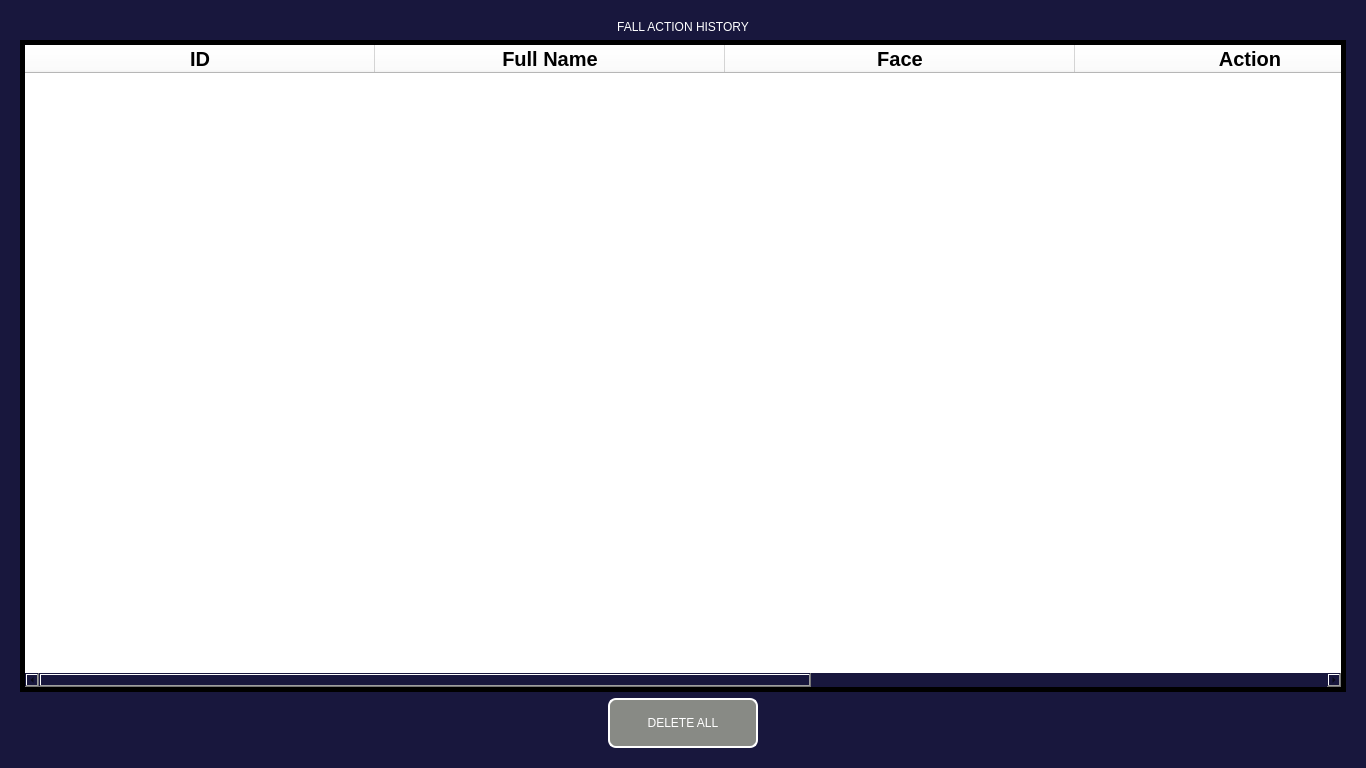
<?xml version="1.0" encoding="UTF-8"?>
<ui version="4.0">
 <class>Form</class>
 <widget class="QWidget" name="Form">
  <property name="windowModality">
   <enum>Qt::NonModal</enum>
  </property>
  <property name="geometry">
   <rect>
    <x>0</x>
    <y>0</y>
    <width>1366</width>
    <height>768</height>
   </rect>
  </property>
  <property name="minimumSize">
   <size>
    <width>1366</width>
    <height>768</height>
   </size>
  </property>
  <property name="maximumSize">
   <size>
    <width>1920</width>
    <height>1080</height>
   </size>
  </property>
  <property name="windowTitle">
   <string>Form</string>
  </property>
  <property name="styleSheet">
   <string notr="true">background-color: rgb(24, 23, 61)</string>
  </property>
  <layout class="QVBoxLayout" name="verticalLayout_2">
   <item>
    <widget class="QFrame" name="frame">
     <property name="sizePolicy">
      <sizepolicy hsizetype="Expanding" vsizetype="Expanding">
       <horstretch>0</horstretch>
       <verstretch>0</verstretch>
      </sizepolicy>
     </property>
     <property name="frameShape">
      <enum>QFrame::NoFrame</enum>
     </property>
     <property name="frameShadow">
      <enum>QFrame::Raised</enum>
     </property>
     <property name="lineWidth">
      <number>10</number>
     </property>
     <layout class="QVBoxLayout" name="verticalLayout">
      <item>
       <widget class="QLabel" name="label">
        <property name="styleSheet">
         <string notr="true">color: rgb(255, 255, 255);
font: 20pt &quot;Ubuntu&quot;;</string>
        </property>
        <property name="text">
         <string>FALL ACTION HISTORY</string>
        </property>
        <property name="alignment">
         <set>Qt::AlignCenter</set>
        </property>
       </widget>
      </item>
      <item>
       <widget class="QTableWidget" name="table_database">
        <property name="styleSheet">
         <string notr="true">background-color: rgb(255, 255, 255);
color: rgb(0, 0, 0);</string>
        </property>
        <property name="frameShape">
         <enum>QFrame::Box</enum>
        </property>
        <property name="frameShadow">
         <enum>QFrame::Plain</enum>
        </property>
        <property name="lineWidth">
         <number>5</number>
        </property>
        <property name="verticalScrollBarPolicy">
         <enum>Qt::ScrollBarAsNeeded</enum>
        </property>
        <property name="horizontalScrollBarPolicy">
         <enum>Qt::ScrollBarAsNeeded</enum>
        </property>
        <property name="sizeAdjustPolicy">
         <enum>QAbstractScrollArea::AdjustIgnored</enum>
        </property>
        <property name="autoScroll">
         <bool>true</bool>
        </property>
        <property name="autoScrollMargin">
         <number>16</number>
        </property>
        <property name="dragEnabled">
         <bool>false</bool>
        </property>
        <property name="dragDropOverwriteMode">
         <bool>true</bool>
        </property>
        <property name="alternatingRowColors">
         <bool>false</bool>
        </property>
        <property name="verticalScrollMode">
         <enum>QAbstractItemView::ScrollPerItem</enum>
        </property>
        <property name="gridStyle">
         <enum>Qt::SolidLine</enum>
        </property>
        <property name="sortingEnabled">
         <bool>false</bool>
        </property>
        <attribute name="horizontalHeaderVisible">
         <bool>true</bool>
        </attribute>
        <attribute name="horizontalHeaderCascadingSectionResizes">
         <bool>true</bool>
        </attribute>
        <attribute name="horizontalHeaderMinimumSectionSize">
         <number>80</number>
        </attribute>
        <attribute name="horizontalHeaderDefaultSectionSize">
         <number>350</number>
        </attribute>
        <attribute name="horizontalHeaderHighlightSections">
         <bool>true</bool>
        </attribute>
        <attribute name="horizontalHeaderShowSortIndicator" stdset="0">
         <bool>true</bool>
        </attribute>
        <attribute name="horizontalHeaderStretchLastSection">
         <bool>false</bool>
        </attribute>
        <attribute name="verticalHeaderVisible">
         <bool>true</bool>
        </attribute>
        <attribute name="verticalHeaderCascadingSectionResizes">
         <bool>true</bool>
        </attribute>
        <attribute name="verticalHeaderDefaultSectionSize">
         <number>30</number>
        </attribute>
        <attribute name="verticalHeaderHighlightSections">
         <bool>false</bool>
        </attribute>
        <attribute name="verticalHeaderShowSortIndicator" stdset="0">
         <bool>true</bool>
        </attribute>
        <attribute name="verticalHeaderStretchLastSection">
         <bool>false</bool>
        </attribute>
        <column>
         <property name="text">
          <string>ID</string>
         </property>
         <property name="font">
          <font>
           <pointsize>15</pointsize>
           <weight>75</weight>
           <bold>true</bold>
           <stylestrategy>PreferDefault</stylestrategy>
          </font>
         </property>
         <property name="textAlignment">
          <set>AlignCenter</set>
         </property>
         <property name="foreground">
          <brush brushstyle="SolidPattern">
           <color alpha="255">
            <red>0</red>
            <green>0</green>
            <blue>0</blue>
           </color>
          </brush>
         </property>
        </column>
        <column>
         <property name="text">
          <string>Full Name</string>
         </property>
         <property name="font">
          <font>
           <pointsize>15</pointsize>
           <weight>75</weight>
           <bold>true</bold>
          </font>
         </property>
         <property name="textAlignment">
          <set>AlignCenter</set>
         </property>
        </column>
        <column>
         <property name="text">
          <string>Face</string>
         </property>
         <property name="font">
          <font>
           <pointsize>15</pointsize>
           <weight>75</weight>
           <bold>true</bold>
          </font>
         </property>
         <property name="textAlignment">
          <set>AlignCenter</set>
         </property>
        </column>
        <column>
         <property name="text">
          <string>Action</string>
         </property>
         <property name="font">
          <font>
           <pointsize>15</pointsize>
           <weight>75</weight>
           <bold>true</bold>
          </font>
         </property>
         <property name="textAlignment">
          <set>AlignCenter</set>
         </property>
        </column>
        <column>
         <property name="text">
          <string>Time</string>
         </property>
         <property name="font">
          <font>
           <pointsize>15</pointsize>
           <weight>75</weight>
           <bold>true</bold>
          </font>
         </property>
         <property name="textAlignment">
          <set>AlignCenter</set>
         </property>
        </column>
       </widget>
      </item>
      <item>
       <layout class="QHBoxLayout" name="horizontalLayout_4">
        <item>
         <widget class="QPushButton" name="delete_history">
          <property name="sizePolicy">
           <sizepolicy hsizetype="Minimum" vsizetype="Fixed">
            <horstretch>0</horstretch>
            <verstretch>0</verstretch>
           </sizepolicy>
          </property>
          <property name="minimumSize">
           <size>
            <width>150</width>
            <height>50</height>
           </size>
          </property>
          <property name="maximumSize">
           <size>
            <width>150</width>
            <height>50</height>
           </size>
          </property>
          <property name="styleSheet">
           <string notr="true">QPushButton{
border-color: rgb(255 ,255,255);
font: 75 15pt &quot;Ubuntu Condensed&quot;;
background-color: rgb(136, 138, 133);
border-width : 1.5px;
border-style:inset;
border-radius: 8px;
padding: 0 5px;
color: rgb(255, 255, 255);
}
QPushButton:pressed{
	background-color: rgb(32, 74, 135);

}</string>
          </property>
          <property name="text">
           <string>DELETE ALL</string>
          </property>
         </widget>
        </item>
       </layout>
      </item>
      <item>
       <layout class="QHBoxLayout" name="horizontalLayout_3"/>
      </item>
     </layout>
    </widget>
   </item>
  </layout>
 </widget>
 <resources/>
 <connections/>
</ui>
